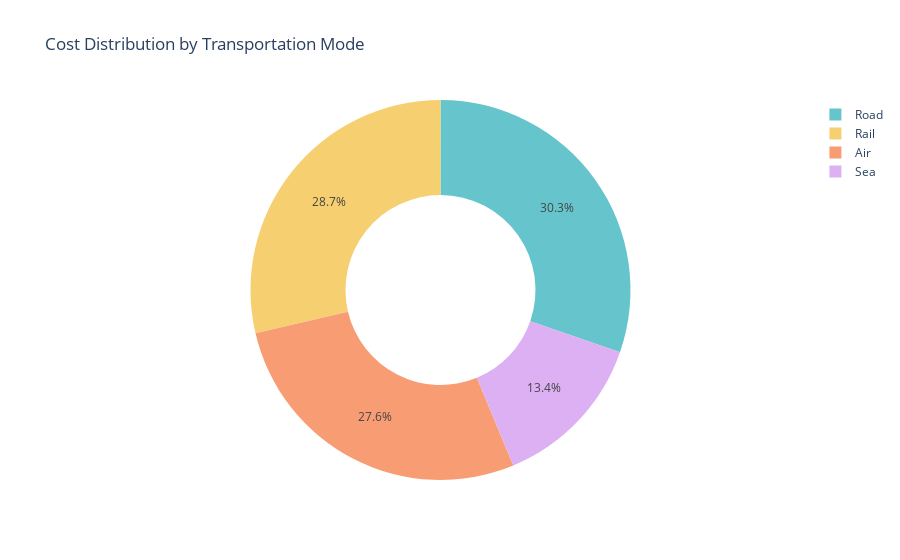

Here is the notebook cell this chart was saved with:
### Code cell
transportation_chart = px.pie(data, 
                              values='Costs', 
                              names='Transportation modes', 
                              title='Cost Distribution by Transportation Mode',
                              hole=0.5,
                              color_discrete_sequence=px.colors.qualitative.Pastel)
transportation_chart.show()

### Figure 1 — Plotly figure (JSON) as saved in the notebook; plotly's stock layout.template omitted (floating-point values rounded to 4 significant figures)
{"data": [{"domain": {"x": [0, 1], "y": [0, 1]}, "hole": 0.5, "hovertemplate": "Transportation modes=%{label}<br>Costs=%{value}<extra></extra>", "labels": ["Road", "Road", "Air", "Rail", "Air", "Road", "Sea", "Road", "Sea", "Rail", "Road", "Air", "Road", "Road", "Air", "Sea", "Air", "Air", "Sea", "Road", "Air", "Air", "Rail", "Rail", "Air", "Road", "Rail", "Sea", "Air", "Road", "Road", "Rail", "Road", "Sea", "Road", "Sea", "Air", "Sea", "Air", "Air", "Road", "Sea", "Road", "Air", "Rail", "Rail", "Road", "Rail", "Rail", "Rail", "Rail", "Road", "Air", "Air", "Road", "Sea", "Air", "Rail", "Road", "Air", "Rail", "Air", "Sea", "Sea", "Air", "Rail", "Road", "Sea", "Rail", "Air", "Road", "Road", "Rail", "Road", "Rail", "Air", "Rail", "Road", "Sea", "Air", "Sea", "Rail", "Road", "Road", "Air", "Road", "Rail", "Sea", "Sea", "Rail", "Rail", "Rail", "Rail", "Air", "Rail", "Air", "Road", "Road", "Rail", "Rail"], "legendgroup": "", "name": "", "showlegend": true, "type": "pie", "values": [187.8, 503.1, 141.9, 254.8, 923.4, 235.5, 134.4, 802.1, 505.6, 995.9, 806.1, 126.7, 403.0, 547.2, 929.2, 127.9, 865.5, 670.9, 593.5, 477.3, 493.9, 523.4, 205.6, 196.3, 758.7, 458.5, 617.9, 762.5, 123.4, 764.9, 880.1, 609.4, 761.2, 371.3, 510.4, 553.4, 403.8, 183.9, 339.7, 653.7, 529.8, 275.5, 635.7, 716.0, 610.5, 495.3, 380.4, 581.6, 768.7, 336.9, 496.2, 695.0, 602.9, 750.7, 814.1, 323.0, 832.2, 482.2, 110.4, 312.6, 430.2, 164.4, 320.8, 687.3, 771.2, 555.9, 393.8, 169.3, 299.7, 207.7, 183.3, 405.2, 677.9, 866.5, 341.6, 873.1, 997.4, 852.6, 323.6, 351.5, 787.8, 276.8, 590.0, 683.0, 465.5, 842.7, 264.3, 879.4, 103.9, 517.5, 990.1, 996.8, 230.1, 823.5, 846.7, 778.9, 188.7, 540.1, 882.2, 210.7]}], "layout": {"autosize": true, "legend": {"tracegroupgap": 0}, "piecolorway": ["rgb(102, 197, 204)", "rgb(246, 207, 113)", "rgb(248, 156, 116)", "rgb(220, 176, 242)", "rgb(135, 197, 95)", "rgb(158, 185, 243)", "rgb(254, 136, 177)", "rgb(201, 219, 116)", "rgb(139, 224, 164)", "rgb(180, 151, 231)", "rgb(179, 179, 179)"], "title": {"text": "Cost Distribution by Transportation Mode"}}}
